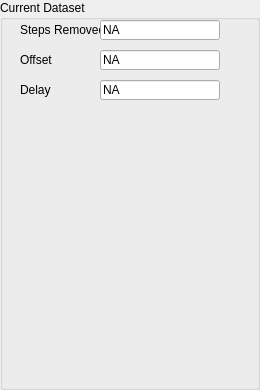
  <widget class="QGroupBox" name="PtpHcCurrentDsGroupBox">
   <property name="geometry">
    <rect>
     <x>560</x>
     <y>250</y>
     <width>260</width>
     <height>390</height>
    </rect>
   </property>
   <property name="title">
    <string>Current Dataset</string>
   </property>
   <widget class="QLabel" name="PtpHcCurrentDsStepsRemovedLabel">
    <property name="geometry">
     <rect>
      <x>20</x>
      <y>20</y>
      <width>80</width>
      <height>20</height>
     </rect>
    </property>
    <property name="text">
     <string>Steps Removed</string>
    </property>
   </widget>
   <widget class="QLineEdit" name="PtpHcCurrentDsStepsRemovedValue">
    <property name="enabled">
     <bool>true</bool>
    </property>
    <property name="geometry">
     <rect>
      <x>100</x>
      <y>20</y>
      <width>120</width>
      <height>20</height>
     </rect>
    </property>
    <property name="text">
     <string>NA</string>
    </property>
    <property name="readOnly">
     <bool>true</bool>
    </property>
   </widget>
   <widget class="QLabel" name="PtpHcCurrentDsOffsetLabel">
    <property name="geometry">
     <rect>
      <x>20</x>
      <y>50</y>
      <width>80</width>
      <height>20</height>
     </rect>
    </property>
    <property name="text">
     <string>Offset</string>
    </property>
   </widget>
   <widget class="QLineEdit" name="PtpHcCurrentDsOffsetValue">
    <property name="enabled">
     <bool>true</bool>
    </property>
    <property name="geometry">
     <rect>
      <x>100</x>
      <y>50</y>
      <width>120</width>
      <height>20</height>
     </rect>
    </property>
    <property name="text">
     <string>NA</string>
    </property>
    <property name="readOnly">
     <bool>true</bool>
    </property>
   </widget>
   <widget class="QLineEdit" name="PtpHcCurrentDsDelayValue">
    <property name="enabled">
     <bool>true</bool>
    </property>
    <property name="geometry">
     <rect>
      <x>100</x>
      <y>80</y>
      <width>120</width>
      <height>20</height>
     </rect>
    </property>
    <property name="text">
     <string>NA</string>
    </property>
    <property name="readOnly">
     <bool>true</bool>
    </property>
   </widget>
   <widget class="QLabel" name="PtpHcCurrentDsDelayLabel">
    <property name="geometry">
     <rect>
      <x>20</x>
      <y>80</y>
      <width>80</width>
      <height>20</height>
     </rect>
    </property>
    <property name="text">
     <string>Delay</string>
    </property>
   </widget>
  </widget>
